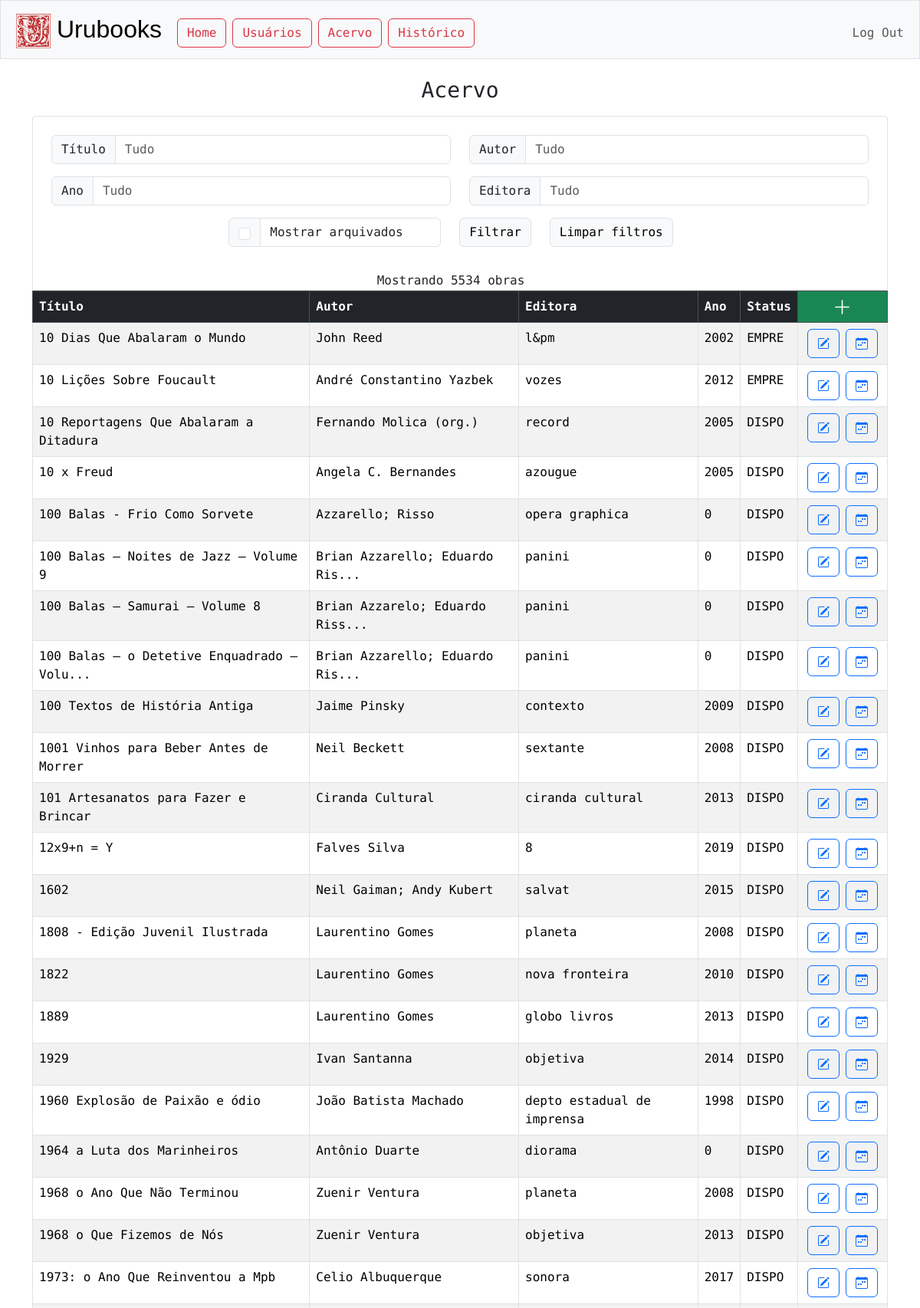
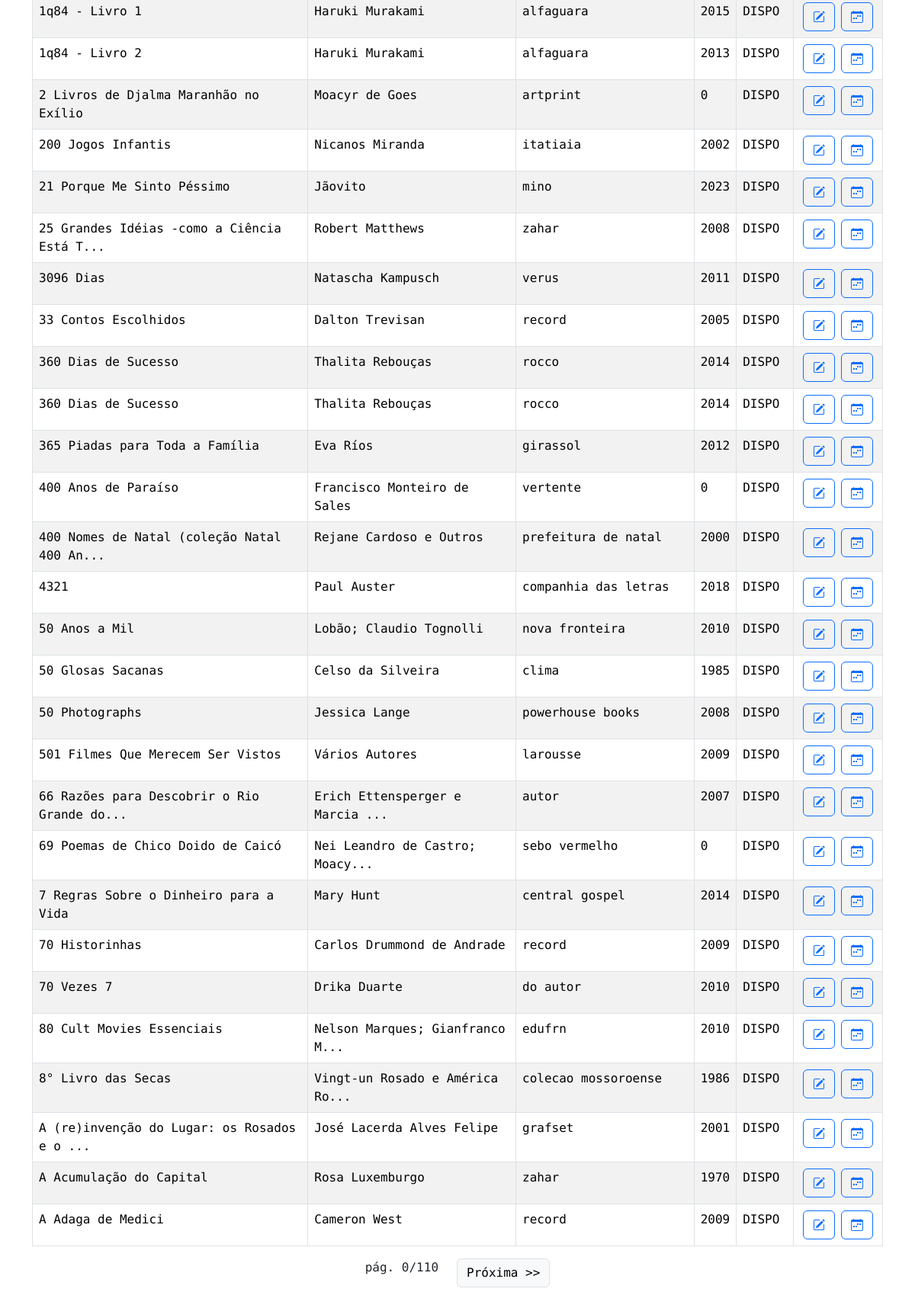
/acervo (signed in), run on the app's committed database (2 pictures, top to bottom).
### tables this page shows
CREATE TABLE acervo (
id INTEGER PRIMARY KEY AUTOINCREMENT NOT NULL,
titulo TEXT NOT NULL,
autor TEXT NOT NULL,
editora TEXT,
ano INTEGER,
status TEXT
);

### app.py (the view)
@app.route("/acervo", methods=["GET", "POST"])
@login_required
def acervo():
    edited_book = {}
    if edit_id := request.args.get("edit-book"):
        edited_book = db.execute("SELECT * FROM acervo WHERE id = ?", edit_id)[0]
    filtros = {}
    filtros_placeholder = {}
    filtro_titulo = request.args.get('filtro-titulo')
    if filtro_titulo:
        filtros_placeholder["titulo"] = filtro_titulo
        filtros["titulo"] = "%" + filtro_titulo + "%"
    filtro_autor = request.args.get('filtro-autor')
    if filtro_autor:
        filtros_placeholder["autor"] = filtro_autor
        filtros["autor"] = "%" + filtro_autor + "%"
    filtro_ano = request.args.get("filtro-ano")
    if filtro_ano:
        filtros_placeholder["ano"] = filtro_ano
        filtros["ano"] = "%" + filtro_ano + "%"
    filtro_editora = request.args.get("filtro-editora")
    if filtro_editora:
        filtros_placeholder["editora"] = filtro_editora
        filtros["editora"] = "%" + filtro_editora + "%"
    filtro_arquivado = " id IN (SELECT id FROM acervo WHERE status != 'ARQUIVADO')"
    if request.args.get('mostrar-arquivados') == 'true':
        filtros_placeholder["arquivado"] = 'true'
        filtro_arquivado = " id IN (SELECT id FROM acervo WHERE status = 'DISPONIVEL' OR status = 'EMPRESTADO' OR status = 'ARQUIVADO')"
    LIVROS_POR_PAGINA = 50
    pagina_atual = int(request.args.get("pagina", 0))
    offset = LIVROS_POR_PAGINA * pagina_atual
    query = "SELECT * FROM acervo"
    if filtros:
        query += " WHERE " + " AND ".join([f"{key} LIKE ?" for key in filtros])
        acervo = db.execute(query + " AND " + filtro_arquivado + " ORDER BY titulo" + " LIMIT ?, ?", *tuple(filtros.values()), offset, LIVROS_POR_PAGINA)
        search_size = len(db.execute(query + " AND " + filtro_arquivado + " ORDER BY titulo", *tuple(filtros.values())))
    else:
        acervo = db.execute(query + " WHERE " + filtro_arquivado + " ORDER BY titulo" + " LIMIT ?, ?", offset, LIVROS_POR_PAGINA)
        search_size = len(db.execute(query + " WHERE " + filtro_arquivado))
    page_data = {
        "search_size":search_size,
        "atual":pagina_atual,
        "max":int(search_size/LIVROS_POR_PAGINA)
    }
    return render_template("acervo/index.html", acervo=acervo, edited_book=edited_book, filtros=filtros_placeholder, page_data=page_data)

### app.py (called while the page is built)
@app.after_request
def after_request(response):
    response.headers["Cache-Control"] = "no-cache, no-store, must-revalidate"
    response.headers["Expires"] = 0
    response.headers["Pragma"] = "no-cache"
    return response

### helpers.py (called while the page is built)
def login_required(f):
    @wraps(f)
    def decorated_function(*args, **kwargs):
        if session.get("user_id") is None:
            return redirect("/login")
        return f(*args, **kwargs)
    return decorated_function

### templates/acervo/index.html (shortened to what this page needs)
{% extends "layout.html" %}
{% block main %}
<h3 class='mb-3'>Acervo</h3>
<div class="input-group-container" style="padding-bottom:0px;">
    <form id="filtros-form" action="/acervo" method="get">
        <div class="row">
            <div class="col-lg-6">
                <div class="input-group mb-3">
                    <span class="input-group-text">Título</span>
                    <input name="filtro-titulo" type="text" class="form-control" placeholder="Tudo" autocomplete="off" value="{{ filtros.titulo }}">
                </div>
            </div>
            <div class="col-lg-6">
                <div class="input-group mb-3">
                    <span class="input-group-text">Autor</span>
                    <input name="filtro-autor" type="text" class="form-control" placeholder="Tudo" autocomplete="off" value="{{ filtros.autor }}">
                </div>
            </div>
            <div class="col-6">
                <div class="input-group mb-3">
                    <span class="input-group-text">Ano</span>
                    <input name="filtro-ano" type="text" class="form-control" placeholder="Tudo" autocomplete="off" value="{{ filtros.ano }}">
                </div>
            </div>
            <div class="col-6">
                <div class="input-group mb-3">
                    <span class="input-group-text">Editora</span>
                    <input name="filtro-editora" type="text" class="form-control" placeholder="Tudo" autocomplete="off" value="{{ filtros.editora }}">
                </div>
            </div>
            <div class="row justify-content-md-center">
                <div class="col-auto">
                    <div class="input-group mb-3">
                        <div class="input-group-text">
                            {% set checked = "checked" if filtros.arquivado == 'true' else ""%}
                            <input class="form-check-input" name="mostrar-arquivados" id="archived-checkbox" type="checkbox" autocomplete="off" value="true" {{ checked }}>
                        </div>
                        <input type="text" class="form-control" value="Mostrar arquivados" style="background-color: white" disabled>
                    </div>
                </div>
                <div class="col-auto">
                    <button type='submit' class="btn btn-light btn-border">Filtrar</button>
                </div>
                <div class="col-auto">
                    <a href="/acervo" type="button" class="btn btn-light btn-border">Limpar filtros</a>
                </div>
            </div>
            <div class="row justify-content-md-center mt-3">
                Mostrando {{ page_data.search_size }} obras
            </div>
        </div>
    </form>
</div>
 <div class="table-responsive">
    <table class='table table-bordered table-striped' style='text-align:start'>
        <thead class="table-dark">
            <th>Título</th>
            <th>Autor</th>
            <th>Editora</th>
            <th class="display-desktop">Ano</th>
            <th class="display-desktop">Status</th>
            <th style="text-align: center; background-color: #198754; padding: 0;">
                <a type='button' class="btn btn-success" href="acervo/incluir" style="width: 100%; height: 100%">
                    <svg xmlns="http://www.w3.org/2000/svg" width="25" height="25" fill="currentColor" class="bi bi-plus-lg" viewBox="0 0 16 16">
                        <path fill-rule="evenodd" d="M8 2a.5.5 0 0 1 .5.5v5h5a.5.5 0 0 1 0 1h-5v5a.5.5 0 0 1-1 0v-5h-5a.5.5 0 0 1 0-1h5v-5A.5.5 0 0 1 8 2"/>
                    </svg>
                </a>
            </th>
        </thead>
        <tbody>
            {% if acervo %}
                {% for livro in acervo %}
                    {% set classstatus = "table-danger" if livro.status == 'ARQUIVADO' else "" %}
                    <tr class="{{ classstatus }}">
                        <td>{{ livro.titulo }}</td>
                        <td>{{ livro.autor }}</td>
                        <td>{{ livro.editora }}</td>
                        <td class="display-desktop">{{ livro.ano }}</td>
                        <td class="display-desktop">{{ livro.status[:5] }}</td>
                        <td class="options-cell">
                            <div class="btn-group">
                                <form action="/acervo/editar" method="get">
                                    <button title="Editar" type='submit' class="btn btn-outline-primary mx-1">
                                    </button>
                                </form>
                                <form action="/emprestar" method="get">
                                    <button title="Emprestar" type='submit' class="btn btn-outline-primary mx-1">
                                    </button>
                                </form>
                            </div>
                        </td>
                    </tr>
                {% endfor %}
            {% else %}
            <tr><td colspan="6"><h6 style="color:grey;text-align: center;">Nenhuma obra encontrada.</h6></td></tr>
            {% endif %}
        </tbody>
    </table>
</div>
<div class="container">
    <div class="row justify-content-center">
        {% if page_data.max > 0 %}
        <div class="col-auto">
            pág. {{ page_data.atual }}/{{ page_data.max }}
        </div>
        {% endif %}
        {% if page_data.atual < page_data.max and page_data.max > 1 %}
            <div class="col-auto">
                    <button class="btn btn-light btn-border" type="button" onclick="nextPage()">Próxima &gt;&gt;</button>
            </div>
        {% endif %}
    </div>
</div>
{% endblock %}

### templates/layout.html (shortened to what this page needs)
<!DOCTYPE html>
<html lang="en">
    <head>
        <link href="https://cdn.jsdelivr.net/npm/bootstrap@5.3.3/dist/css/bootstrap.min.css" rel="stylesheet">
        <link href="/static/styles.css" rel="stylesheet">
    </head>
    <body>
        <nav class="bg-light border navbar navbar-expand-md navbar-light">
            <div class="container-fluid">
                <a class="navbar-brand" href="/"><span><img src="/static/Urubooks-logo-small.png" alt="Logo" class="mx-2"/></span><span>Urubooks</span></a>
                <div class="collapse navbar-collapse" id="navbar">
                    {% if session["user_id"] %}
                        <ul class="navbar-nav me-auto mt-2">
                            <li class="nav-item"><a class="btn btn-outline-danger m-1" href="/">Home</a></li>
                            <li class="nav-item"><a class="btn btn-outline-danger m-1" href="/usuarios">Usuários</a></li>
                            <li class="nav-item"><a class="btn btn-outline-danger m-1" href="/acervo">Acervo</a></li>
                            <li class="nav-item"><a class="btn btn-outline-danger m-1" href="/historico">Histórico</a></li>
                        </ul>
                        <ul class="navbar-nav ms-auto mt-2">
                            <li class="nav-item"><a class="nav-link" href="/logout">Log Out</a></li>
                        </ul>
                    {% else %}
                        <ul class="navbar-nav ms-auto mt-2">
                            <li class="nav-item"><a class="nav-link" href="/login">Log In</a></li>
                        </ul>
                    {% endif %}
                </div>
            </div>
        </nav>
        <main class="container py-4 text-center">
            {% block main %}{% endblock %}
        </main>
    </body>
</html>

### static/styles.css (style rules this page uses)
body { font-family: "Roboto Mono", monospace; }
nav .navbar-brand { font-family: 'Franklin Gothic Medium', 'Arial Narrow', Arial, sans-serif; font-size: xx-large; }
.input-group-container { border-style: solid; border-top-left-radius: 0.25rem; border-top-right-radius: 0.25rem; border-width: 1px; border-color: #dee2e6; padding: 1.5rem; }
.btn-border { border:solid; border-width: 1px; border-color: #dee2e6; }
.options-cell { text-align: center; }
.display-desktop { display: none; }
@media (min-width: 993px) { .display-desktop { display: table-cell; } }

### data on the page
acervo: titulo "10 Dias Que Abalaram o Mundo", autor "John Reed", editora "l&pm", ano "2002", status "EMPRE"
acervo: titulo "10 Lições Sobre Foucault", autor "André Constantino Yazbek", editora "vozes", ano "2012", status "EMPRE"
acervo: titulo "10 x Freud", autor "Angela C. Bernandes", editora "azougue", ano "2005", status "DISPO"
acervo: titulo "100 Balas - Frio Como Sorvete", autor "Azzarello; Risso", editora "opera graphica", ano "0", status "DISPO"
acervo: titulo "100 Balas – Noites de Jazz – Volume 9", autor "Brian Azzarello; Eduardo Ris...", editora "panini", ano "0", status "DISPO"
acervo: titulo "100 Balas – Samurai – Volume 8", autor "Brian Azzarelo; Eduardo Riss...", editora "panini", ano "0", status "DISPO"
acervo: titulo "100 Balas — o Detetive Enquadrado – Volu...", autor "Brian Azzarello; Eduardo Ris...", editora "panini", ano "0", status "DISPO"
acervo: titulo "100 Textos de História Antiga", autor "Jaime Pinsky", editora "contexto", ano "2009", status "DISPO"
acervo: titulo "1001 Vinhos para Beber Antes de Morrer", autor "Neil Beckett", editora "sextante", ano "2008", status "DISPO"
acervo: titulo "101 Artesanatos para Fazer e Brincar", autor "Ciranda Cultural", editora "ciranda cultural", ano "2013", status "DISPO"
acervo: titulo "12x9+n = Y", autor "Falves Silva", editora "8", ano "2019", status "DISPO"
acervo: titulo "1602", autor "Neil Gaiman; Andy Kubert", editora "salvat", ano "2015", status "DISPO"
acervo: titulo "1808 - Edição Juvenil Ilustrada", autor "Laurentino Gomes", editora "planeta", ano "2008", status "DISPO"
acervo: titulo "1822", autor "Laurentino Gomes", editora "nova fronteira", ano "2010", status "DISPO"
acervo: titulo "1889", autor "Laurentino Gomes", editora "globo livros", ano "2013", status "DISPO"
acervo: titulo "1929", autor "Ivan Santanna", editora "objetiva", ano "2014", status "DISPO"
acervo: titulo "1968 o Ano Que Não Terminou", autor "Zuenir Ventura", editora "planeta", ano "2008", status "DISPO"
acervo: titulo "1968 o Que Fizemos de Nós", autor "Zuenir Ventura", editora "objetiva", ano "2013", status "DISPO"
acervo: titulo "1973: o Ano Que Reinventou a Mpb", autor "Celio Albuquerque", editora "sonora", ano "2017", status "DISPO"
acervo: titulo "1q84 - Livro 1", autor "Haruki Murakami", editora "alfaguara", ano "2015", status "DISPO"
acervo: titulo "1q84 - Livro 2", autor "Haruki Murakami", editora "alfaguara", ano "2013", status "DISPO"
acervo: titulo "200 Jogos Infantis", autor "Nicanos Miranda", editora "itatiaia", ano "2002", status "DISPO"
acervo: titulo "21 Porque Me Sinto Péssimo", autor "Jãovito", editora "mino", ano "2023", status "DISPO"
acervo: titulo "360 Dias de Sucesso", autor "Thalita Rebouças", editora "rocco", ano "2014", status "DISPO"
acervo: titulo "360 Dias de Sucesso", autor "Thalita Rebouças", editora "rocco", ano "2014", status "DISPO"
acervo: titulo "365 Piadas para Toda a Família", autor "Eva Ríos", editora "girassol", ano "2012", status "DISPO"
acervo: titulo "400 Anos de Paraíso", autor "Francisco Monteiro de Sales", editora "vertente", ano "0", status "DISPO"
acervo: titulo "400 Nomes de Natal (coleção Natal 400 An...", autor "Rejane Cardoso e Outros", editora "prefeitura de natal", ano "2000", status "DISPO"
acervo: titulo "4321", autor "Paul Auster", editora "companhia das letras", ano "2018", status "DISPO"
acervo: titulo "501 Filmes Que Merecem Ser Vistos", autor "Vários Autores", editora "larousse", ano "2009", status "DISPO"
acervo: titulo "70 Historinhas", autor "Carlos Drummond de Andrade", editora "record", ano "2009", status "DISPO"
acervo: titulo "80 Cult Movies Essenciais", autor "Nelson Marques; Gianfranco M...", editora "edufrn", ano "2010", status "DISPO"
acervo: titulo "A (re)invenção do Lugar: os Rosados e o ...", autor "José Lacerda Alves Felipe", editora "grafset", ano "2001", status "DISPO"
acervo: titulo "A Acumulação do Capital", autor "Rosa Luxemburgo", editora "zahar", ano "1970", status "DISPO"
acervo: titulo "A Adaga de Medici", autor "Cameron West", editora "record", ano "2009", status "DISPO"

### other printed values
{{ page_data.search_size }} "5534"
{{ livro.titulo }} "10 Reportagens Que Abalaram a Ditadura" "1960 Explosão de Paixão e ódio" "1964 a Luta dos Marinheiros" "2 Livros de Djalma Maranhão no Exílio" "25 Grandes Idéias -como a Ciência Está T..." "3096 Dias" "33 Contos Escolhidos" "50 Anos a Mil" "50 Glosas Sacanas" "50 Photographs" "66 Razões para Descobrir o Rio Grande do..." "69 Poemas de Chico Doido de Caicó" "7 Regras Sobre o Dinheiro para a Vida" "70 Vezes 7" "8° Livro das Secas"
{{ livro.autor }} "Fernando Molica (org.)" "João Batista Machado" "Antônio Duarte" "Moacyr de Goes" "Robert Matthews" "Natascha Kampusch" "Dalton Trevisan" "Lobão; Claudio Tognolli" "Celso da Silveira" "Jessica Lange" "Erich Ettensperger e Marcia ..." "Nei Leandro de Castro; Moacy..." "Mary Hunt" "Drika Duarte" "Vingt-un Rosado e América Ro..."
{{ livro.editora }} "record" "depto estadual de imprensa" "diorama" "artprint" "zahar" "verus" "record" "nova fronteira" "clima" "powerhouse books" "autor" "sebo vermelho" "central gospel" "do autor" "colecao mossoroense"
{{ livro.ano }} "2005" "1998" "0" "0" "2008" "2011" "2005" "2010" "1985" "2008" "2007" "0" "2014" "2010" "1986"
{{ livro.status[:5] }} "DISPO" "DISPO" "DISPO" "DISPO" "DISPO" "DISPO" "DISPO" "DISPO" "DISPO" "DISPO" "DISPO" "DISPO" "DISPO" "DISPO" "DISPO"
{{ page_data.atual }} "0"
{{ page_data.max }} "110"
